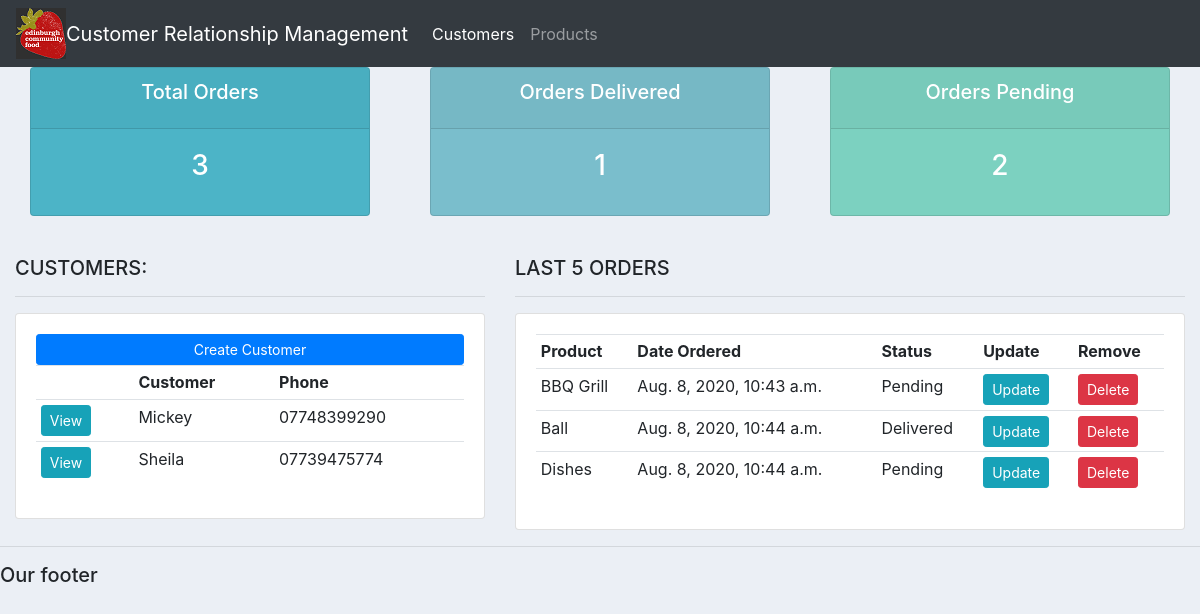
The app's page /, older data.
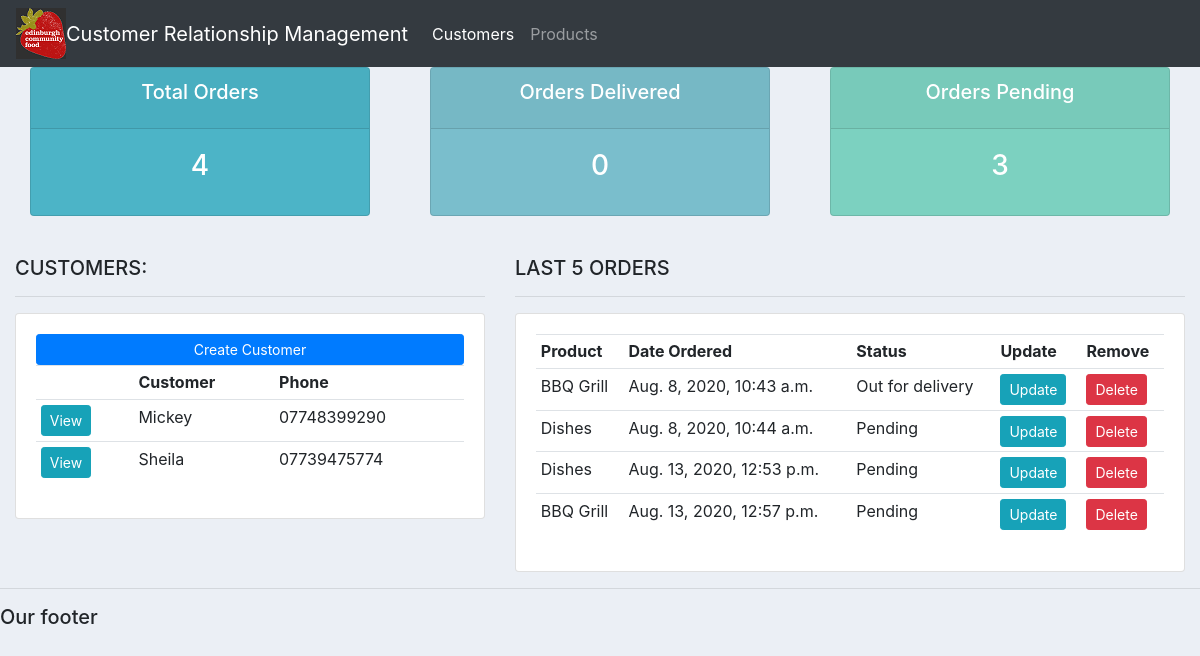
The same page, newer data.
### accounts/models.py (models this page shows, shortened)
class Customer(models.Model):
        name = models.CharField(max_length=200, null=True)
        phone = models.CharField(max_length=200, null=True)
        email = models.CharField(max_length=200, null=True)
        date_created = models.DateTimeField(auto_now_add=True, null=True)

class Order(models.Model):
        STATUS = (
                ('Pending', 'Pending'),
                ('Out for delivery', 'Out for delivery'),
                ('Delivered', 'Delivered'),
                )
        customer = models.ForeignKey(Customer, null=True, on_delete=models.SET_NULL)
        product = models.ForeignKey(Product, null=True, on_delete=models.SET_NULL)
        date_created = models.DateTimeField(auto_now_add=True, null=True)
        status = models.CharField(max_length=200, null=True, choices=STATUS)
        note = models.CharField(max_length=1000, null=True)

class Product(models.Model):
        CATEGORY = (
                ('Indoor', 'Indoor'),
                ('Out Door', 'Out Door'),
                )
        name = models.CharField(max_length=200, null=True)
        price = models.FloatField(null=True)
        category = models.CharField(max_length=200, null=True, choices=CATEGORY)
        description = models.CharField(max_length=200, null=True, blank=True)
        date_created = models.DateTimeField(auto_now_add=True, null=True)
        tags = models.ManyToManyField(Tag)
        def __str__(self):
	        return self.name

### accounts/views.py (the view)
# urls.py: path('', views.home, name='home'),
def home(request):
    orders = Order.objects.all()
    customers = Customer.objects.all()
    total_customers = customers.count()
    total_orders = orders.count()
    delivered = orders.filter(status='Delivered').count()
    pending = orders.filter(status='Pending').count()
    context = {
        'orders': orders,
        'customers': customers,
        'total_orders': total_orders,
        'delivered': delivered,
        'pending': pending
        }
    return render(request, 'accounts/dashboard.html', context)

### accounts/templates/accounts/dashboard.html
{%  extends 'accounts/main.html' %}
{% block content %}
{%  include 'accounts/status.html' %}
<br>
<div class="row">
	<div class="col-md-5">
		<h5>CUSTOMERS:</h5>
		<hr>
		<div class="card card-body">
			<a class="btn btn-primary  btn-sm btn-block" href="">Create Customer</a>
			<table class="table table-sm">
				<tr>
					<th></th>
					<th>Customer</th>
					<th>Phone</th>
				</tr>
				{% for customer in customers %}
					<tr>
						<td><a class="btn btn-sm btn-info" href="{% url 'customer' customer.id %}" >View</a></td>
						<td>{{customer.name}}</td>
						<td>{{customer.phone}}</td>
					</tr>
				{% endfor %}
			</table>
		</div>
	</div>
	<div class="col-md-7">
		<h5>LAST 5 ORDERS</h5>
		<hr>
		<div class="card card-body">
			<table class="table table-sm">
				<tr>
					<th>Product</th>
					<th>Date Ordered</th>
					<th>Status</th>
					<th>Update</th>
					<th>Remove</th>
				</tr>
				{% for order in orders %}
					<tr>
						<td>{{order.product}}</td>
						<td>{{order.date_created}}</td>
						<td>{{order.status}}</td>
						<td><a class="btn btn-sm btn-info" href="{% url 'update_order' order.id %}">Update</a></td>
						<td><a class="btn btn-sm btn-danger" href="{% url 'delete_order' order.id %}">Delete</a></td>
					</tr>
				{% endfor %}
			</table>
		</div>
	</div>
</div>
{% endblock %}

Row changes from the older to the newer data that the page shows:
removed Order: product "Ball", date_created "Aug. 8, 2020, 10:44 a.m.", status "Delivered"
changed Order: status "Pending" → "Out for delivery"
added Order: product "Dishes", date_created "Aug. 13, 2020, 12:53 p.m.", status "Pending"
added Order: product "BBQ Grill", date_created "Aug. 13, 2020, 12:57 p.m.", status "Pending"
Text that changed along with them:
{{ total_orders }}: "3" → "4"
{{ delivered }}: "1" → "0"
{{ pending }}: "2" → "3"
